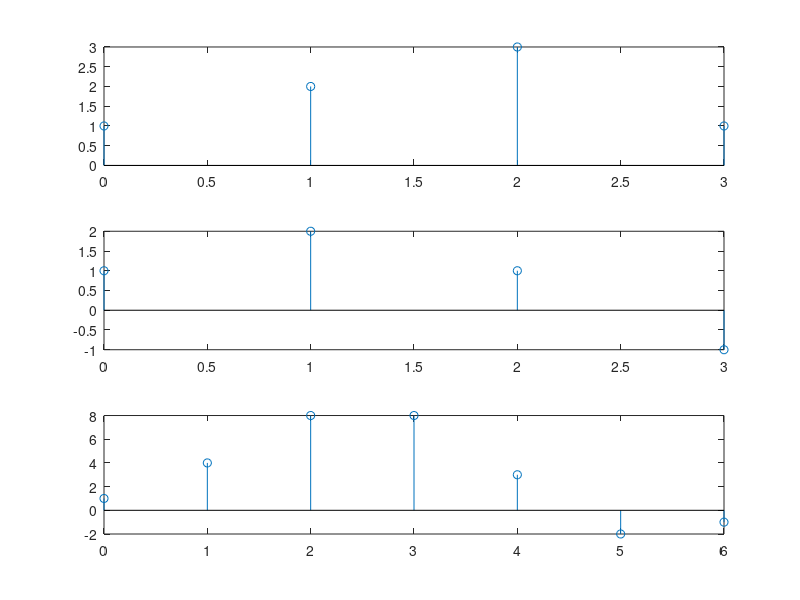

The MATLAB source for this figure:
clc;
clear all;
close all;
x=[1 2 3 1];
nx=[0 1 2 3];
h=[1 2 1 -1];
nh=[0 1 2 3];
% Index of the convolved signal
n=min(nx)+min(nh):max(nx)+max(nh);
y=conv(x,h);
disp('The convolved signal is:');
y
disp('The index of convolved sequence is:');
n
subplot(311);
stem(nx,x);
subplot(312);
stem(nh,h);
subplot(313);
stem(n,y);
